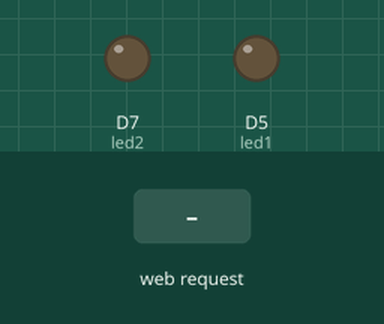
A sketch run on a simulated ESP8266 (NodeMCU). Shown: output pins drawn as LEDs (lit = HIGH). The inputs (shaded band) are chosen by the test bench. WiFi joins after 1.5 s; servers stay silent unless stated; what the sketch prints to the serial monitor is not drawn.

Above: at 2.7 s.
2.8 s: HTTP request GET /led1on received
At 3.9 s:
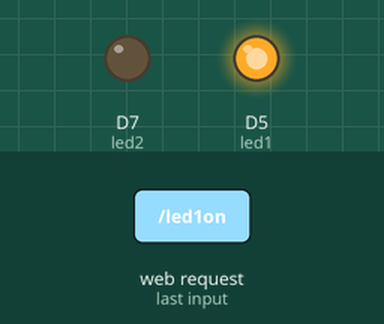
4.3 s: HTTP request GET /led2on received
At 5.0 s:
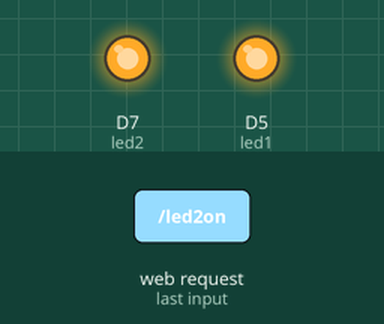
5.8 s: HTTP request GET /led1off received
At 6.2 s:
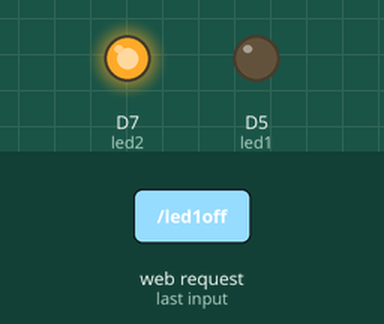
7.3 s: HTTP request GET /led2off received
At 8.5 s:
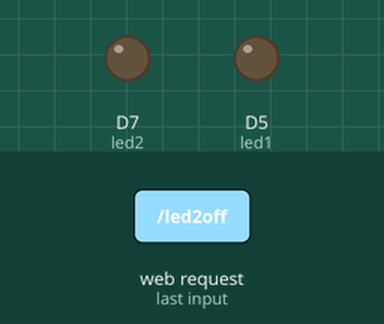
Timing chart, 0 to 9.8 s (numbered marks = the images above; inputs shaded):
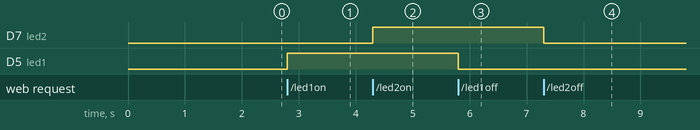

The sketch:

webServiceLeds.ino
```cpp
#include <ESP8266WiFi.h>
#include <WiFiClient.h>
#include <ESP8266WebServer.h>
#include <ESP8266mDNS.h>
#include <WiFiUdp.h>
#include <ArduinoOTA.h>

const char* ssid = "your-wifi-ssid";
const char* password = "your-wifi-pass";

ESP8266WebServer server ( 80 );

const int led1 = D5;
const int led2 = D7;

void setup ( void ) {
	pinMode ( led1, OUTPUT );
	pinMode ( led2, OUTPUT );

	Serial.begin(115200);
	Serial.println("Booting");
	WiFi.mode(WIFI_STA);
	WiFi.begin(ssid, password);
	while (WiFi.waitForConnectResult() != WL_CONNECTED) {
		Serial.println("Connection Failed! Rebooting...");
		delay(500);
		ESP.restart();
	}

	ArduinoOTA.onStart([]() {
		Serial.println("Start");
	});
	ArduinoOTA.onEnd([]() {
		Serial.println("\nEnd");
	});
	ArduinoOTA.onProgress([](unsigned int progress, unsigned int total) {
		Serial.printf("Progress: %u%%\r", (progress / (total / 100)));
	});
	ArduinoOTA.onError([](ota_error_t error) {
		Serial.printf("Error[%u]: ", error);
		if (error == OTA_AUTH_ERROR) Serial.println("Auth Failed");
		else if (error == OTA_BEGIN_ERROR) Serial.println("Begin Failed");
		else if (error == OTA_CONNECT_ERROR) Serial.println("Connect Failed");
		else if (error == OTA_RECEIVE_ERROR) Serial.println("Receive Failed");
		else if (error == OTA_END_ERROR) Serial.println("End Failed");
	});
	ArduinoOTA.begin();
	Serial.println("Ready");

	Serial.println ( "" );
	Serial.print ( "Connected to " );
	Serial.println ( ssid );
	Serial.print ( "IP address: " );
	Serial.println ( WiFi.localIP() );

	if ( MDNS.begin ( "esp8266" ) ) {
		Serial.println ( "MDNS responder started" );
	}

	server.on ( "/", handleRoot );
	server.onNotFound ( handleNotFound );
	server.on ( "/led1on", led1on );
	server.on ( "/led1off", led1off );
	server.on ( "/led2on", led2on );
	server.on ( "/led2off", led2off );
	server.begin();
	Serial.println ( "HTTP server started" );
}

void loop ( void ) {
	ArduinoOTA.handle();

	server.handleClient();
}

void led1on(){
	digitalWrite(led1, HIGH);

	server.send ( 200, "text/json", "{\"ok\": \"led1on\"}" );
}

void led1off(){
	digitalWrite(led1, LOW);

	server.send ( 200, "text/json", "{\"ok\": \"led1off\"}" );
}

void led2on(){
	digitalWrite(led2, HIGH);

	server.send ( 200, "text/json", "{\"ok\": \"led2on\"}" );
}

void led2off(){
	digitalWrite(led2, LOW);

	server.send ( 200, "text/json", "{\"ok\": \"led2off\"}"  );
}

void handleRoot() {
	server.send ( 200, "text/json", "{\"Led 1 on\": \"url/led1on\"}" );
}

void handleNotFound() {
	String message = "File Not Found\n\n";
	message += "URI: ";
	message += server.uri();
	message += "\nMethod: ";
	message += ( server.method() == HTTP_GET ) ? "GET" : "POST";
	message += "\nArguments: ";
	message += server.args();
	message += "\n";

	for ( uint8_t i = 0; i < server.args(); i++ ) {
		message += " " + server.argName ( i ) + ": " + server.arg ( i ) + "\n";
	}

	server.send ( 404, "text/plain", message );
}
```

Measured:
- after the input at 2.8 s, D5 (led1): LOW → HIGH at once
- after the input at 4.3 s, D7 (led2): LOW → HIGH at once
- after the input at 5.8 s, D5 (led1): HIGH → LOW at once
- after the input at 7.3 s, D7 (led2): HIGH → LOW at once
